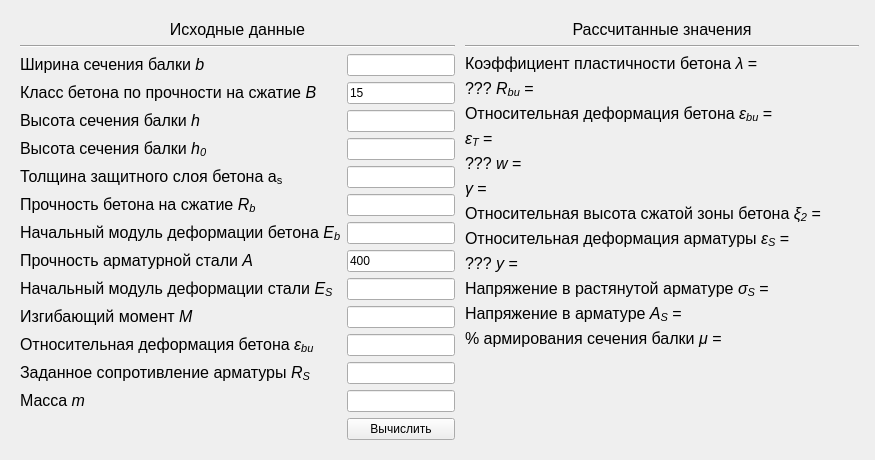
<?xml version="1.0" encoding="UTF-8"?>
<ui version="4.0">
 <class>Widget</class>
 <widget class="QWidget" name="Widget">
  <property name="geometry">
   <rect>
    <x>0</x>
    <y>0</y>
    <width>875</width>
    <height>460</height>
   </rect>
  </property>
  <property name="sizePolicy">
   <sizepolicy hsizetype="Minimum" vsizetype="Minimum">
    <horstretch>0</horstretch>
    <verstretch>0</verstretch>
   </sizepolicy>
  </property>
  <property name="minimumSize">
   <size>
    <width>875</width>
    <height>460</height>
   </size>
  </property>
  <property name="maximumSize">
   <size>
    <width>875</width>
    <height>460</height>
   </size>
  </property>
  <property name="windowTitle">
   <string>Калькулятор</string>
  </property>
  <widget class="QWidget" name="horizontalLayoutWidget">
   <property name="geometry">
    <rect>
     <x>9</x>
     <y>9</y>
     <width>861</width>
     <height>781</height>
    </rect>
   </property>
   <layout class="QHBoxLayout" name="horizontalLayout">
    <property name="spacing">
     <number>10</number>
    </property>
    <property name="sizeConstraint">
     <enum>QLayout::SetNoConstraint</enum>
    </property>
    <item>
     <layout class="QVBoxLayout" name="verticalLayout">
      <property name="sizeConstraint">
       <enum>QLayout::SetNoConstraint</enum>
      </property>
      <item>
       <widget class="QLabel" name="label_7">
        <property name="sizePolicy">
         <sizepolicy hsizetype="Expanding" vsizetype="Fixed">
          <horstretch>0</horstretch>
          <verstretch>0</verstretch>
         </sizepolicy>
        </property>
        <property name="minimumSize">
         <size>
          <width>0</width>
          <height>18</height>
         </size>
        </property>
        <property name="font">
         <font>
          <family>Arial</family>
          <pointsize>12</pointsize>
         </font>
        </property>
        <property name="text">
         <string>Исходные данные</string>
        </property>
        <property name="alignment">
         <set>Qt::AlignCenter</set>
        </property>
       </widget>
      </item>
      <item>
       <widget class="Line" name="line">
        <property name="orientation">
         <enum>Qt::Horizontal</enum>
        </property>
       </widget>
      </item>
      <item>
       <layout class="QFormLayout" name="formLayout">
        <property name="sizeConstraint">
         <enum>QLayout::SetMinimumSize</enum>
        </property>
        <item row="1" column="0">
         <widget class="QLabel" name="label">
          <property name="font">
           <font>
            <family>Arial</family>
            <pointsize>12</pointsize>
           </font>
          </property>
          <property name="text">
           <string>&lt;html&gt;&lt;head/&gt;&lt;body&gt;&lt;p&gt;Ширина сечения балки &lt;span style=&quot; font-style:italic;&quot;&gt;b&lt;/span&gt;&lt;/p&gt;&lt;/body&gt;&lt;/html&gt;</string>
          </property>
          <property name="textFormat">
           <enum>Qt::RichText</enum>
          </property>
         </widget>
        </item>
        <item row="1" column="1">
         <widget class="QLineEdit" name="bEdit"/>
        </item>
        <item row="2" column="0">
         <widget class="QLabel" name="label_34">
          <property name="font">
           <font>
            <family>Arial</family>
            <pointsize>12</pointsize>
           </font>
          </property>
          <property name="text">
           <string>&lt;html&gt;&lt;head/&gt;&lt;body&gt;&lt;p&gt;Класс бетона по прочности на сжатие &lt;span style=&quot; font-style:italic;&quot;&gt;B&lt;/span&gt;&lt;/p&gt;&lt;/body&gt;&lt;/html&gt;</string>
          </property>
          <property name="textFormat">
           <enum>Qt::RichText</enum>
          </property>
         </widget>
        </item>
        <item row="2" column="1">
         <widget class="QLineEdit" name="BEdit">
          <property name="text">
           <string>15</string>
          </property>
         </widget>
        </item>
        <item row="3" column="0">
         <widget class="QLabel" name="label_2">
          <property name="font">
           <font>
            <family>Arial</family>
            <pointsize>12</pointsize>
           </font>
          </property>
          <property name="text">
           <string>&lt;html&gt;&lt;head/&gt;&lt;body&gt;&lt;p&gt;Высота сечения балки &lt;span style=&quot; font-style:italic;&quot;&gt;h&lt;/span&gt;&lt;/p&gt;&lt;/body&gt;&lt;/html&gt;</string>
          </property>
          <property name="textFormat">
           <enum>Qt::RichText</enum>
          </property>
         </widget>
        </item>
        <item row="3" column="1">
         <widget class="QLineEdit" name="hEdit"/>
        </item>
        <item row="4" column="0">
         <widget class="QLabel" name="label_35">
          <property name="font">
           <font>
            <family>Arial</family>
            <pointsize>12</pointsize>
           </font>
          </property>
          <property name="text">
           <string>&lt;html&gt;&lt;head/&gt;&lt;body&gt;&lt;p&gt;Высота сечения балки&lt;span style=&quot; font-style:italic;&quot;&gt; h&lt;/span&gt;&lt;span style=&quot; font-style:italic; vertical-align:sub;&quot;&gt;0&lt;/span&gt;&lt;/p&gt;&lt;/body&gt;&lt;/html&gt;</string>
          </property>
          <property name="textFormat">
           <enum>Qt::RichText</enum>
          </property>
         </widget>
        </item>
        <item row="4" column="1">
         <widget class="QLineEdit" name="h0Edit"/>
        </item>
        <item row="5" column="0">
         <widget class="QLabel" name="label_3">
          <property name="font">
           <font>
            <family>Arial</family>
            <pointsize>12</pointsize>
           </font>
          </property>
          <property name="text">
           <string>&lt;html&gt;&lt;head/&gt;&lt;body&gt;&lt;p&gt;Толщина защитного слоя бетона a&lt;span style=&quot; vertical-align:sub;&quot;&gt;s&lt;/span&gt;&lt;/p&gt;&lt;/body&gt;&lt;/html&gt;</string>
          </property>
          <property name="textFormat">
           <enum>Qt::RichText</enum>
          </property>
         </widget>
        </item>
        <item row="5" column="1">
         <widget class="QLineEdit" name="AsEdit"/>
        </item>
        <item row="7" column="0">
         <widget class="QLabel" name="label_4">
          <property name="font">
           <font>
            <family>Arial</family>
            <pointsize>12</pointsize>
           </font>
          </property>
          <property name="text">
           <string>&lt;html&gt;&lt;head/&gt;&lt;body&gt;&lt;p&gt;Прочность бетона на сжатие &lt;span style=&quot; font-style:italic;&quot;&gt;R&lt;/span&gt;&lt;span style=&quot; font-style:italic; vertical-align:sub;&quot;&gt;b&lt;/span&gt;&lt;/p&gt;&lt;/body&gt;&lt;/html&gt;</string>
          </property>
          <property name="textFormat">
           <enum>Qt::RichText</enum>
          </property>
         </widget>
        </item>
        <item row="7" column="1">
         <widget class="QLineEdit" name="RbEdit"/>
        </item>
        <item row="8" column="0">
         <widget class="QLabel" name="label_5">
          <property name="font">
           <font>
            <family>Arial</family>
            <pointsize>12</pointsize>
           </font>
          </property>
          <property name="text">
           <string>&lt;html&gt;&lt;head/&gt;&lt;body&gt;&lt;p&gt;Начальный модуль деформации бетона &lt;span style=&quot; font-style:italic;&quot;&gt;E&lt;/span&gt;&lt;span style=&quot; font-style:italic; vertical-align:sub;&quot;&gt;b&lt;/span&gt;&lt;/p&gt;&lt;/body&gt;&lt;/html&gt;</string>
          </property>
          <property name="textFormat">
           <enum>Qt::RichText</enum>
          </property>
         </widget>
        </item>
        <item row="8" column="1">
         <widget class="QLineEdit" name="EbEdit"/>
        </item>
        <item row="9" column="0">
         <widget class="QLabel" name="label_6">
          <property name="font">
           <font>
            <family>Arial</family>
            <pointsize>12</pointsize>
           </font>
          </property>
          <property name="text">
           <string>&lt;html&gt;&lt;head/&gt;&lt;body&gt;&lt;p&gt;Прочность арматурной стали &lt;span style=&quot; font-style:italic;&quot;&gt;A&lt;/span&gt;&lt;/p&gt;&lt;/body&gt;&lt;/html&gt;</string>
          </property>
          <property name="textFormat">
           <enum>Qt::RichText</enum>
          </property>
         </widget>
        </item>
        <item row="9" column="1">
         <widget class="QLineEdit" name="AEdit">
          <property name="text">
           <string>400</string>
          </property>
         </widget>
        </item>
        <item row="10" column="0">
         <widget class="QLabel" name="label_36">
          <property name="font">
           <font>
            <family>Arial</family>
            <pointsize>12</pointsize>
           </font>
          </property>
          <property name="text">
           <string>&lt;html&gt;&lt;head/&gt;&lt;body&gt;&lt;p&gt;Начальный модуль деформации стали &lt;span style=&quot; font-style:italic;&quot;&gt;E&lt;/span&gt;&lt;span style=&quot; font-style:italic; vertical-align:sub;&quot;&gt;S&lt;/span&gt;&lt;/p&gt;&lt;/body&gt;&lt;/html&gt;</string>
          </property>
          <property name="textFormat">
           <enum>Qt::RichText</enum>
          </property>
         </widget>
        </item>
        <item row="10" column="1">
         <widget class="QLineEdit" name="EsEdit">
          <property name="autoFillBackground">
           <bool>false</bool>
          </property>
         </widget>
        </item>
        <item row="11" column="0">
         <widget class="QLabel" name="label_37">
          <property name="font">
           <font>
            <family>Arial</family>
            <pointsize>12</pointsize>
           </font>
          </property>
          <property name="text">
           <string>&lt;html&gt;&lt;head/&gt;&lt;body&gt;&lt;p&gt;Изгибающий момент &lt;span style=&quot; font-style:italic;&quot;&gt;M&lt;/span&gt;&lt;/p&gt;&lt;/body&gt;&lt;/html&gt;</string>
          </property>
          <property name="textFormat">
           <enum>Qt::RichText</enum>
          </property>
         </widget>
        </item>
        <item row="11" column="1">
         <widget class="QLineEdit" name="MEdit"/>
        </item>
        <item row="12" column="0">
         <widget class="QLabel" name="label_38">
          <property name="font">
           <font>
            <family>Arial</family>
            <pointsize>12</pointsize>
           </font>
          </property>
          <property name="text">
           <string>&lt;html&gt;&lt;head/&gt;&lt;body&gt;&lt;p&gt;Относительная деформация бетона &lt;span style=&quot; font-style:italic;&quot;&gt;ε&lt;/span&gt;&lt;span style=&quot; font-style:italic; vertical-align:sub;&quot;&gt;bu&lt;/span&gt;&lt;/p&gt;&lt;/body&gt;&lt;/html&gt;</string>
          </property>
          <property name="textFormat">
           <enum>Qt::RichText</enum>
          </property>
         </widget>
        </item>
        <item row="12" column="1">
         <widget class="QLineEdit" name="eps_buEdit"/>
        </item>
        <item row="13" column="0">
         <widget class="QLabel" name="label_39">
          <property name="font">
           <font>
            <family>Arial</family>
            <pointsize>12</pointsize>
           </font>
          </property>
          <property name="text">
           <string>&lt;html&gt;&lt;head/&gt;&lt;body&gt;&lt;p&gt;Заданное сопротивление арматуры &lt;span style=&quot; font-style:italic;&quot;&gt;R&lt;/span&gt;&lt;span style=&quot; font-style:italic; vertical-align:sub;&quot;&gt;S&lt;/span&gt;&lt;/p&gt;&lt;/body&gt;&lt;/html&gt;</string>
          </property>
          <property name="textFormat">
           <enum>Qt::RichText</enum>
          </property>
         </widget>
        </item>
        <item row="13" column="1">
         <widget class="QLineEdit" name="RsEdit"/>
        </item>
        <item row="14" column="0">
         <widget class="QLabel" name="label_40">
          <property name="font">
           <font>
            <family>Arial</family>
            <pointsize>12</pointsize>
           </font>
          </property>
          <property name="text">
           <string>&lt;html&gt;&lt;head/&gt;&lt;body&gt;&lt;p&gt;Масса &lt;span style=&quot; font-style:italic;&quot;&gt;m&lt;/span&gt;&lt;/p&gt;&lt;/body&gt;&lt;/html&gt;</string>
          </property>
          <property name="textFormat">
           <enum>Qt::RichText</enum>
          </property>
         </widget>
        </item>
        <item row="14" column="1">
         <widget class="QLineEdit" name="mEdit"/>
        </item>
        <item row="15" column="1">
         <widget class="QPushButton" name="pushButton">
          <property name="text">
           <string>Вычислить</string>
          </property>
         </widget>
        </item>
       </layout>
      </item>
     </layout>
    </item>
    <item>
     <layout class="QVBoxLayout" name="verticalLayout_2">
      <property name="sizeConstraint">
       <enum>QLayout::SetNoConstraint</enum>
      </property>
      <item>
       <widget class="QLabel" name="label_8">
        <property name="sizePolicy">
         <sizepolicy hsizetype="Expanding" vsizetype="Fixed">
          <horstretch>0</horstretch>
          <verstretch>0</verstretch>
         </sizepolicy>
        </property>
        <property name="minimumSize">
         <size>
          <width>0</width>
          <height>18</height>
         </size>
        </property>
        <property name="font">
         <font>
          <family>Arial</family>
          <pointsize>12</pointsize>
         </font>
        </property>
        <property name="text">
         <string>Рассчитанные значения</string>
        </property>
        <property name="alignment">
         <set>Qt::AlignCenter</set>
        </property>
       </widget>
      </item>
      <item>
       <widget class="Line" name="line_2">
        <property name="orientation">
         <enum>Qt::Horizontal</enum>
        </property>
       </widget>
      </item>
      <item>
       <layout class="QFormLayout" name="formLayout_5">
        <property name="sizeConstraint">
         <enum>QLayout::SetMinimumSize</enum>
        </property>
        <item row="0" column="0">
         <widget class="QLabel" name="label_19">
          <property name="font">
           <font>
            <family>Arial</family>
            <pointsize>12</pointsize>
           </font>
          </property>
          <property name="text">
           <string>&lt;html&gt;&lt;head/&gt;&lt;body&gt;&lt;p&gt;Коэффициент пластичности бетона &lt;span style=&quot; font-style:italic;&quot;&gt;λ&lt;/span&gt; =&lt;/p&gt;&lt;/body&gt;&lt;/html&gt;</string>
          </property>
          <property name="textFormat">
           <enum>Qt::RichText</enum>
          </property>
         </widget>
        </item>
        <item row="0" column="1">
         <widget class="QLabel" name="lambdaLabel">
          <property name="font">
           <font>
            <family>Arial</family>
            <pointsize>12</pointsize>
           </font>
          </property>
          <property name="text">
           <string/>
          </property>
         </widget>
        </item>
        <item row="2" column="0">
         <widget class="QLabel" name="label_20">
          <property name="font">
           <font>
            <family>Arial</family>
            <pointsize>12</pointsize>
           </font>
          </property>
          <property name="text">
           <string>&lt;html&gt;&lt;head/&gt;&lt;body&gt;&lt;p&gt;??? &lt;span style=&quot; font-style:italic;&quot;&gt;R&lt;/span&gt;&lt;span style=&quot; font-style:italic; vertical-align:sub;&quot;&gt;bu&lt;/span&gt; =&lt;/p&gt;&lt;/body&gt;&lt;/html&gt;</string>
          </property>
          <property name="textFormat">
           <enum>Qt::RichText</enum>
          </property>
         </widget>
        </item>
        <item row="2" column="1">
         <widget class="QLabel" name="RbuLabel">
          <property name="font">
           <font>
            <family>Arial</family>
            <pointsize>12</pointsize>
           </font>
          </property>
          <property name="text">
           <string/>
          </property>
         </widget>
        </item>
        <item row="4" column="0">
         <widget class="QLabel" name="label_21">
          <property name="font">
           <font>
            <family>Arial</family>
            <pointsize>12</pointsize>
           </font>
          </property>
          <property name="text">
           <string>&lt;html&gt;&lt;head/&gt;&lt;body&gt;&lt;p&gt;Относительная деформация бетона &lt;span style=&quot; font-style:italic;&quot;&gt;ε&lt;/span&gt;&lt;span style=&quot; font-style:italic; vertical-align:sub;&quot;&gt;bu&lt;/span&gt; =&lt;/p&gt;&lt;/body&gt;&lt;/html&gt;</string>
          </property>
          <property name="textFormat">
           <enum>Qt::RichText</enum>
          </property>
         </widget>
        </item>
        <item row="4" column="1">
         <widget class="QLabel" name="eps_buLabel">
          <property name="font">
           <font>
            <family>Arial</family>
            <pointsize>12</pointsize>
           </font>
          </property>
          <property name="text">
           <string/>
          </property>
         </widget>
        </item>
        <item row="6" column="0">
         <widget class="QLabel" name="label_23">
          <property name="font">
           <font>
            <family>Arial</family>
            <pointsize>12</pointsize>
           </font>
          </property>
          <property name="text">
           <string>&lt;html&gt;&lt;head/&gt;&lt;body&gt;&lt;p&gt;&lt;span style=&quot; font-style:italic;&quot;&gt;ε&lt;/span&gt;&lt;span style=&quot; font-style:italic; vertical-align:sub;&quot;&gt;T&lt;/span&gt; =&lt;/p&gt;&lt;/body&gt;&lt;/html&gt;</string>
          </property>
          <property name="textFormat">
           <enum>Qt::RichText</enum>
          </property>
         </widget>
        </item>
        <item row="6" column="1">
         <widget class="QLabel" name="eps_TLabel">
          <property name="font">
           <font>
            <family>Arial</family>
            <pointsize>12</pointsize>
           </font>
          </property>
          <property name="text">
           <string/>
          </property>
         </widget>
        </item>
        <item row="7" column="0">
         <widget class="QLabel" name="label_24">
          <property name="font">
           <font>
            <family>Arial</family>
            <pointsize>12</pointsize>
           </font>
          </property>
          <property name="text">
           <string>&lt;html&gt;&lt;head/&gt;&lt;body&gt;&lt;p&gt;??? &lt;span style=&quot; font-style:italic;&quot;&gt;w&lt;/span&gt; =&lt;/p&gt;&lt;/body&gt;&lt;/html&gt;</string>
          </property>
          <property name="textFormat">
           <enum>Qt::RichText</enum>
          </property>
         </widget>
        </item>
        <item row="7" column="1">
         <widget class="QLabel" name="wLabel">
          <property name="font">
           <font>
            <family>Arial</family>
            <pointsize>12</pointsize>
           </font>
          </property>
          <property name="text">
           <string/>
          </property>
         </widget>
        </item>
        <item row="8" column="0">
         <widget class="QLabel" name="label_25">
          <property name="font">
           <font>
            <family>Arial</family>
            <pointsize>12</pointsize>
           </font>
          </property>
          <property name="text">
           <string>&lt;html&gt;&lt;head/&gt;&lt;body&gt;&lt;p&gt;&lt;span style=&quot; font-style:italic;&quot;&gt;γ &lt;/span&gt;=&lt;/p&gt;&lt;/body&gt;&lt;/html&gt;</string>
          </property>
          <property name="textFormat">
           <enum>Qt::RichText</enum>
          </property>
         </widget>
        </item>
        <item row="8" column="1">
         <widget class="QLabel" name="gammaLabel">
          <property name="font">
           <font>
            <family>Arial</family>
            <pointsize>12</pointsize>
           </font>
          </property>
          <property name="text">
           <string/>
          </property>
         </widget>
        </item>
        <item row="9" column="0">
         <widget class="QLabel" name="label_26">
          <property name="font">
           <font>
            <family>Arial</family>
            <pointsize>12</pointsize>
           </font>
          </property>
          <property name="text">
           <string>&lt;html&gt;&lt;head/&gt;&lt;body&gt;&lt;p&gt;Относительная высота сжатой зоны бетона &lt;span style=&quot; font-style:italic;&quot;&gt;ξ&lt;/span&gt;&lt;span style=&quot; font-style:italic; vertical-align:sub;&quot;&gt;2&lt;/span&gt; =&lt;/p&gt;&lt;/body&gt;&lt;/html&gt;</string>
          </property>
          <property name="textFormat">
           <enum>Qt::RichText</enum>
          </property>
         </widget>
        </item>
        <item row="9" column="1">
         <widget class="QLabel" name="ksi2Label">
          <property name="font">
           <font>
            <family>Arial</family>
            <pointsize>12</pointsize>
           </font>
          </property>
          <property name="text">
           <string/>
          </property>
         </widget>
        </item>
        <item row="10" column="0">
         <widget class="QLabel" name="label_27">
          <property name="font">
           <font>
            <family>Arial</family>
            <pointsize>12</pointsize>
           </font>
          </property>
          <property name="text">
           <string>&lt;html&gt;&lt;head/&gt;&lt;body&gt;&lt;p&gt;Относительная деформация арматуры &lt;span style=&quot; font-style:italic;&quot;&gt;ε&lt;/span&gt;&lt;span style=&quot; font-style:italic; vertical-align:sub;&quot;&gt;S&lt;/span&gt; =&lt;/p&gt;&lt;/body&gt;&lt;/html&gt;</string>
          </property>
          <property name="textFormat">
           <enum>Qt::RichText</enum>
          </property>
         </widget>
        </item>
        <item row="10" column="1">
         <widget class="QLabel" name="eps_sLabel">
          <property name="font">
           <font>
            <family>Arial</family>
            <pointsize>12</pointsize>
           </font>
          </property>
          <property name="text">
           <string/>
          </property>
         </widget>
        </item>
        <item row="11" column="0">
         <widget class="QLabel" name="label_30">
          <property name="font">
           <font>
            <family>Arial</family>
            <pointsize>12</pointsize>
           </font>
          </property>
          <property name="text">
           <string>&lt;html&gt;&lt;head/&gt;&lt;body&gt;&lt;p&gt;??? &lt;span style=&quot; font-style:italic;&quot;&gt;y&lt;/span&gt; =&lt;/p&gt;&lt;/body&gt;&lt;/html&gt;</string>
          </property>
          <property name="textFormat">
           <enum>Qt::RichText</enum>
          </property>
         </widget>
        </item>
        <item row="11" column="1">
         <widget class="QLabel" name="yLabel">
          <property name="font">
           <font>
            <family>Arial</family>
            <pointsize>12</pointsize>
           </font>
          </property>
          <property name="text">
           <string/>
          </property>
         </widget>
        </item>
        <item row="12" column="0">
         <widget class="QLabel" name="label_31">
          <property name="font">
           <font>
            <family>Arial</family>
            <pointsize>12</pointsize>
           </font>
          </property>
          <property name="text">
           <string>&lt;html&gt;&lt;head/&gt;&lt;body&gt;&lt;p&gt;Напряжение в растянутой арматуре &lt;span style=&quot; font-style:italic;&quot;&gt;σ&lt;/span&gt;&lt;span style=&quot; font-style:italic; vertical-align:sub;&quot;&gt;S&lt;/span&gt; =&lt;/p&gt;&lt;/body&gt;&lt;/html&gt;</string>
          </property>
          <property name="textFormat">
           <enum>Qt::RichText</enum>
          </property>
         </widget>
        </item>
        <item row="12" column="1">
         <widget class="QLabel" name="sigma_SLabel">
          <property name="font">
           <font>
            <family>Arial</family>
            <pointsize>12</pointsize>
           </font>
          </property>
          <property name="text">
           <string/>
          </property>
         </widget>
        </item>
        <item row="13" column="0">
         <widget class="QLabel" name="label_32">
          <property name="font">
           <font>
            <family>Arial</family>
            <pointsize>12</pointsize>
           </font>
          </property>
          <property name="text">
           <string>&lt;html&gt;&lt;head/&gt;&lt;body&gt;&lt;p&gt;Напряжение в арматуре &lt;span style=&quot; font-style:italic;&quot;&gt;A&lt;/span&gt;&lt;span style=&quot; font-style:italic; vertical-align:sub;&quot;&gt;S&lt;/span&gt; =&lt;/p&gt;&lt;/body&gt;&lt;/html&gt;</string>
          </property>
          <property name="textFormat">
           <enum>Qt::RichText</enum>
          </property>
         </widget>
        </item>
        <item row="13" column="1">
         <widget class="QLabel" name="AsLabel">
          <property name="font">
           <font>
            <family>Arial</family>
            <pointsize>12</pointsize>
           </font>
          </property>
          <property name="text">
           <string/>
          </property>
         </widget>
        </item>
        <item row="14" column="0">
         <widget class="QLabel" name="label_33">
          <property name="font">
           <font>
            <family>Arial</family>
            <pointsize>12</pointsize>
           </font>
          </property>
          <property name="text">
           <string>&lt;html&gt;&lt;head/&gt;&lt;body&gt;&lt;p&gt;% армирования сечения балки &lt;span style=&quot; font-style:italic;&quot;&gt;μ&lt;/span&gt; =&lt;/p&gt;&lt;/body&gt;&lt;/html&gt;</string>
          </property>
          <property name="textFormat">
           <enum>Qt::RichText</enum>
          </property>
         </widget>
        </item>
        <item row="14" column="1">
         <widget class="QLabel" name="miuLabel">
          <property name="font">
           <font>
            <family>Arial</family>
            <pointsize>12</pointsize>
           </font>
          </property>
          <property name="text">
           <string/>
          </property>
         </widget>
        </item>
       </layout>
      </item>
     </layout>
    </item>
   </layout>
  </widget>
 </widget>
 <layoutdefault spacing="6" margin="11"/>
 <tabstops>
  <tabstop>bEdit</tabstop>
  <tabstop>BEdit</tabstop>
  <tabstop>hEdit</tabstop>
  <tabstop>h0Edit</tabstop>
  <tabstop>AsEdit</tabstop>
  <tabstop>RbEdit</tabstop>
  <tabstop>EbEdit</tabstop>
  <tabstop>AEdit</tabstop>
  <tabstop>EsEdit</tabstop>
  <tabstop>MEdit</tabstop>
  <tabstop>eps_buEdit</tabstop>
  <tabstop>RsEdit</tabstop>
  <tabstop>mEdit</tabstop>
  <tabstop>pushButton</tabstop>
 </tabstops>
 <resources/>
 <connections>
  <connection>
   <sender>pushButton</sender>
   <signal>clicked()</signal>
   <receiver>Widget</receiver>
   <slot>slotCalculate()</slot>
   <hints>
    <hint type="sourcelabel">
     <x>424</x>
     <y>367</y>
    </hint>
    <hint type="destinationlabel">
     <x>832</x>
     <y>143</y>
    </hint>
   </hints>
  </connection>
 </connections>
 <slots>
  <slot>slotCalculate()</slot>
 </slots>
</ui>
